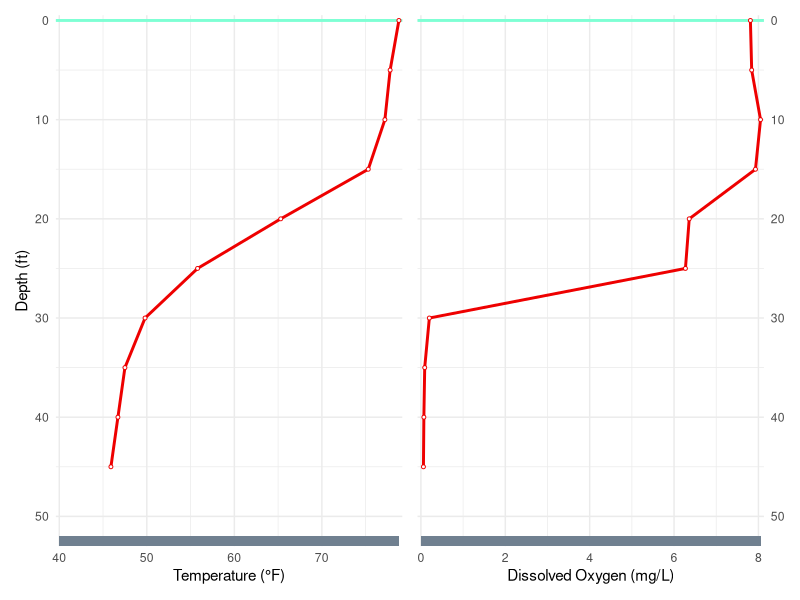
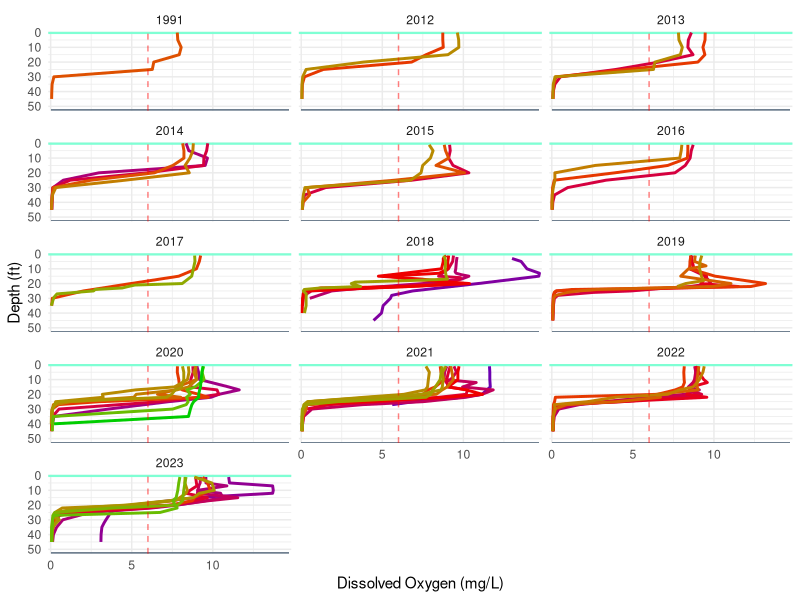

Write R code to recreate these figures, in order.
## ---- chunk 1
#| label: setup
library(tidyverse)
library(gganimate)
library(patchwork)

tp <- function(d,show.pts=TRUE,trng=NULL) {
  if (is.null(trng)) trng <- range(d$Temp)
  pt <- ggplot(data=d,mapping=aes(x=Temp,y=Depth,color=tWeek,group=DOY)) +
    geom_hline(aes(yintercept=0),linewidth=1,color="aquamarine") +
    geom_path(linewidth=1) +
    annotate(geom="rect",fill="slategray",
             xmin=40,xmax=trng[2],ymin=52,ymax=53) +
    scale_y_reverse(name="Depth (ft)",limits=c(NA,0),breaks=seq(0,50,10),
                    expand=expansion(mult=c(0,0.01))) +
    scale_x_continuous(name="Temperature (\u00b0F)",limits=c(40,NA),
                       expand=expansion(mult=0.01)) +
    scale_color_gradient2(low="blue3",
                          mid="red2",midpoint=11,
                          high="green3",guide="none") +
    theme_minimal() +
    theme(legend.position="none")
  if (show.pts) pt <- pt + geom_point(pch=21,fill="white",size=1)
  pt
}

op <- function(d,show.pts=TRUE,orng=NULL,righty=FALSE,show.tol=FALSE) {
  if (is.null(orng)) orng <- range(d$DO)
  po <- ggplot(data=d,mapping=aes(x=DO,y=Depth,color=tWeek,group=DOY)) +
    geom_hline(aes(yintercept=0),linewidth=1,color="aquamarine") +
    geom_path(linewidth=1) +
    annotate(geom="rect",fill="slategray",
             xmin=0,xmax=orng[2],ymin=52,ymax=53) +
    scale_x_continuous(name="Dissolved Oxygen (mg/L)",limits=c(0,NA),
                       expand=expansion(mult=0.01)) +
    scale_color_gradient2(low="blue3",
                          mid="red2",midpoint=11,
                          high="green3",guide="none") +
    theme_minimal() +
    theme(legend.position="none")
  if (show.pts) po <- po + geom_point(pch=21,fill="white",size=1)
  if (show.tol) po <- po + geom_vline(xintercept=6,
                                      linetype="dashed",color="red",alpha=0.5)
  if (righty) {
    po <- po + 
      scale_y_reverse(name="Depth (ft)",limits=c(NA,0),breaks=seq(0,50,10),
                      expand=expansion(mult=c(0,0.01)),
                      position="right") +
      theme(axis.title.y=element_blank())
  } else {
    po <- po + 
      scale_y_reverse(name="Depth (ft)",limits=c(NA,0),breaks=seq(0,50,10),
                      expand=expansion(mult=c(0,0.01)))
  }
  po
}
## ---- chunk 2
#| label: data-prep
d <- readxl::read_excel("../_data/Pike_Chain_WQ_Data.xlsx",sheet="DO") |>
  filter(Lake=="Eagle Lake",!is.na(Temperature),!is.na(Depth)) |>
  mutate(Depth=ifelse(`Depth Units`=="METERS",Depth*3.280839895,Depth),
         Temperature=ifelse(`Temperature Units` %in% c("DEGREES C","C"),
                            Temperature*1.8+32,Temperature)) |>
  select(-contains("Units"),-Notes) |>
  rename(Date=`Start Date`,Temp=Temperature,DO=`Dissolved Oxygen`) |>
  mutate(Date=as.Date(Date,format="%m/%d/%Y"),
         Year=lubridate::year(Date),
         Month=lubridate::month(Date),
         Day=lubridate::day(Date),
         Week=lubridate::isoweek(Date),
         tWeek=Week-min(Week),
         DOY=lubridate::yday(Date),
         fDate=stringr::str_squish(format(Date,format="%b %e")))

# Removing two dates that seem to have erroneous data
d <- d |>
  filter(!Date %in% as.Date(c("2019-06-04","2020-09-22")))

trng <- range(d$Temp)
orng <- range(d$DO)

# specific examples used below
d91 <- d |> filter(Year==1991)
d20 <- d |> filter(Year==2020)
## ---- chunk 3
#| label: fig-ex1991
#| fig-cap: !expr str_glue('Temperature and dissolved oxygen profile plots for {format(d91$Date[1],format="%B %e, %Y")}. The thin line at the top represents the water surface and the thicker line at the bottom represents the lake bottom.')
#| fig-width: 7
tp(d91) + op(d91,right=TRUE)
## ---- chunk 4
#| label: fig-ex2020
#| fig-cap: !expr str_glue('Dissolved oxygen profile plots for {xfun::numbers_to_words(length(unique(d20$Date)))} dates throughout the open-water season in 2020.')
#| out-width: 50%
op(d20) +
  transition_states(Date,wrap=FALSE) +
  labs(title='{format(as.Date(closest_state),"%B %e, %Y")}') +
  theme(plot.title=element_text(size=10)) +
  enter_fade() + exit_fade()
## ---- chunk 5
#| label: fig-ELTP
#| fig-cap: Dissolved oxygen profiles separated by year (panels) and observation dates. Profile colors start with blue for early May transition through purple and pink to red for early July and then transition through orange and brown to green for late fall. The vertical dashed red line is at 6 mg/L.
#| fig-height: 8
#| fig-width: 6
op(d,orng=orng,show.pts=FALSE,show.tol=TRUE) +
  facet_wrap(vars(Year),ncol=3)
